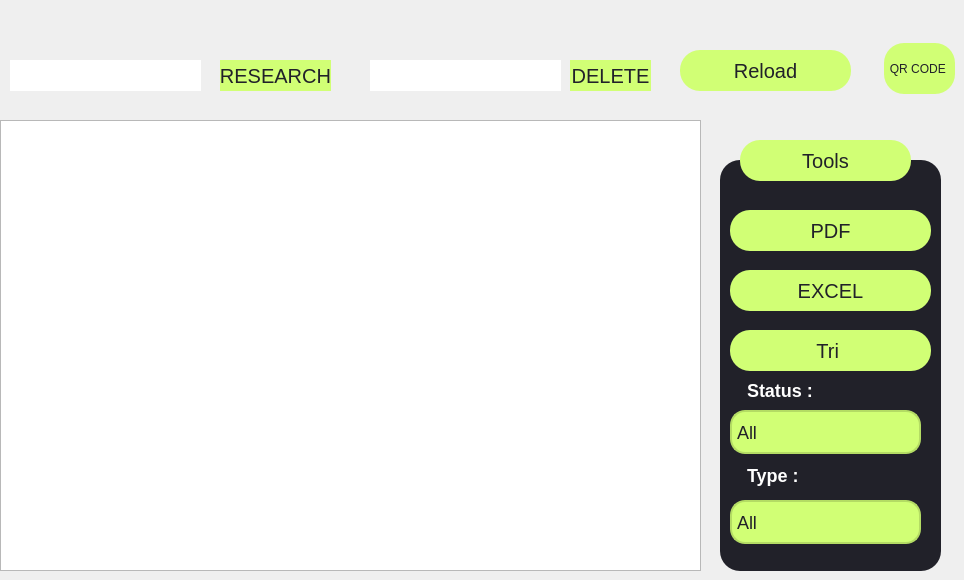
    <widget class="QWidget" name="viewemp">
     <widget class="QTableView" name="tableView">
      <property name="geometry">
       <rect>
        <x>0</x>
        <y>120</y>
        <width>701</width>
        <height>451</height>
       </rect>
      </property>
     </widget>
     <widget class="QLabel" name="label_3">
      <property name="geometry">
       <rect>
        <x>720</x>
        <y>160</y>
        <width>221</width>
        <height>411</height>
       </rect>
      </property>
      <property name="styleSheet">
       <string notr="true">background-color: rgb(33, 33, 41);
border-radius:20px;
</string>
      </property>
      <property name="text">
       <string/>
      </property>
     </widget>
     <widget class="QPushButton" name="pushButton_46">
      <property name="geometry">
       <rect>
        <x>740</x>
        <y>140</y>
        <width>171</width>
        <height>41</height>
       </rect>
      </property>
      <property name="toolTip">
       <string>&lt;html&gt;&lt;head/&gt;&lt;body&gt;&lt;p&gt;&lt;span style=&quot; color:#d1d938;&quot;&gt;employees&lt;/span&gt;&lt;/p&gt;&lt;/body&gt;&lt;/html&gt;</string>
      </property>
      <property name="styleSheet">
       <string notr="true">QPushButton{
color:rgb(33, 33, 41);
font-family: 'Sans-Serif';
 font-size: 20px;    
 background-color: rgb(209, 255, 117);;
border-radius:20px;
font-color:white;


}</string>
      </property>
      <property name="text">
       <string>Tools</string>
      </property>
     </widget>
     <widget class="QPushButton" name="pushButton_pdf">
      <property name="geometry">
       <rect>
        <x>730</x>
        <y>210</y>
        <width>201</width>
        <height>41</height>
       </rect>
      </property>
      <property name="toolTip">
       <string>&lt;html&gt;&lt;head/&gt;&lt;body&gt;&lt;p&gt;&lt;span style=&quot; color:#d1d938;&quot;&gt;employees&lt;/span&gt;&lt;/p&gt;&lt;/body&gt;&lt;/html&gt;</string>
      </property>
      <property name="styleSheet">
       <string notr="true">QPushButton{
color:rgb(33, 33, 41);
font-family: 'Sans-Serif';
 font-size: 20px;    
 background-color: rgb(209, 255, 117);;
border-radius:20px;
font-color:white;


}</string>
      </property>
      <property name="text">
       <string>PDF</string>
      </property>
     </widget>
     <widget class="QPushButton" name="pushButton_48">
      <property name="geometry">
       <rect>
        <x>730</x>
        <y>270</y>
        <width>201</width>
        <height>41</height>
       </rect>
      </property>
      <property name="toolTip">
       <string>&lt;html&gt;&lt;head/&gt;&lt;body&gt;&lt;p&gt;&lt;span style=&quot; color:#d1d938;&quot;&gt;employees&lt;/span&gt;&lt;/p&gt;&lt;/body&gt;&lt;/html&gt;</string>
      </property>
      <property name="styleSheet">
       <string notr="true">QPushButton{
color:rgb(33, 33, 41);
font-family: 'Sans-Serif';
 font-size: 20px;    
 background-color: rgb(209, 255, 117);;
border-radius:20px;
font-color:white;


}</string>
      </property>
      <property name="text">
       <string>EXCEL</string>
      </property>
     </widget>
     <widget class="QPushButton" name="pushButton_tri">
      <property name="geometry">
       <rect>
        <x>730</x>
        <y>330</y>
        <width>201</width>
        <height>41</height>
       </rect>
      </property>
      <property name="toolTip">
       <string>&lt;html&gt;&lt;head/&gt;&lt;body&gt;&lt;p&gt;&lt;span style=&quot; color:#d1d938;&quot;&gt;employees&lt;/span&gt;&lt;/p&gt;&lt;/body&gt;&lt;/html&gt;</string>
      </property>
      <property name="styleSheet">
       <string notr="true">QPushButton{
color:rgb(33, 33, 41);
font-family: 'Sans-Serif';
 font-size: 20px;    
 background-color: rgb(209, 255, 117);;
border-radius:20px;
font-color:white;


}</string>
      </property>
      <property name="text">
       <string>Tri </string>
      </property>
     </widget>
     <widget class="QLineEdit" name="lineEdit_Search">
      <property name="geometry">
       <rect>
        <x>10</x>
        <y>60</y>
        <width>191</width>
        <height>31</height>
       </rect>
      </property>
      <property name="styleSheet">
       <string notr="true">QLineEdit {
    color: blue;  /* Change la couleur du texte en bleu */
    font-family: 'Sans-Serif';
    font-size: 20px;
    background-color: white;  /* Couleur de fond blanche */
    border-radius: 20px;
}
</string>
      </property>
     </widget>
     <widget class="QLineEdit" name="matricul_a_supp">
      <property name="geometry">
       <rect>
        <x>370</x>
        <y>60</y>
        <width>191</width>
        <height>31</height>
       </rect>
      </property>
      <property name="styleSheet">
       <string notr="true">QLineEdit {
    color: blue;  /* Change la couleur du texte en bleu */
    font-family: 'Sans-Serif';
    font-size: 20px;
    background-color: white;  /* Couleur de fond blanche */
    border-radius: 20px;
}
</string>
      </property>
     </widget>
     <widget class="QPushButton" name="delete_vec">
      <property name="geometry">
       <rect>
        <x>570</x>
        <y>60</y>
        <width>81</width>
        <height>31</height>
       </rect>
      </property>
      <property name="toolTip">
       <string>&lt;html&gt;&lt;head/&gt;&lt;body&gt;&lt;p&gt;&lt;span style=&quot; color:#d1d938;&quot;&gt;employees&lt;/span&gt;&lt;/p&gt;&lt;/body&gt;&lt;/html&gt;</string>
      </property>
      <property name="styleSheet">
       <string notr="true">QPushButton{
color:rgb(33, 33, 41);
font-family: 'Sans-Serif';
 font-size: 20px;    
 background-color: rgb(209, 255, 117);;
border-radius:20px;
font-color:white;


}</string>
      </property>
      <property name="text">
       <string>DELETE</string>
      </property>
     </widget>
     <widget class="QPushButton" name="research">
      <property name="geometry">
       <rect>
        <x>220</x>
        <y>60</y>
        <width>111</width>
        <height>31</height>
       </rect>
      </property>
      <property name="toolTip">
       <string>&lt;html&gt;&lt;head/&gt;&lt;body&gt;&lt;p&gt;&lt;span style=&quot; color:#d1d938;&quot;&gt;employees&lt;/span&gt;&lt;/p&gt;&lt;/body&gt;&lt;/html&gt;</string>
      </property>
      <property name="styleSheet">
       <string notr="true">QPushButton{
color:rgb(33, 33, 41);
font-family: 'Sans-Serif';
 font-size: 20px;    
 background-color: rgb(209, 255, 117);;
border-radius:20px;
font-color:white;


}</string>
      </property>
      <property name="text">
       <string>RESEARCH</string>
      </property>
     </widget>
     <widget class="QPushButton" name="reloadbutton">
      <property name="geometry">
       <rect>
        <x>680</x>
        <y>50</y>
        <width>171</width>
        <height>41</height>
       </rect>
      </property>
      <property name="toolTip">
       <string>&lt;html&gt;&lt;head/&gt;&lt;body&gt;&lt;p&gt;&lt;span style=&quot; color:#d1d938;&quot;&gt;employees&lt;/span&gt;&lt;/p&gt;&lt;/body&gt;&lt;/html&gt;</string>
      </property>
      <property name="styleSheet">
       <string notr="true">QPushButton{
color:rgb(33, 33, 41);
font-family: 'Sans-Serif';
 font-size: 20px;    
 background-color: rgb(209, 255, 117);;
border-radius:20px;
font-color:white;


}</string>
      </property>
      <property name="text">
       <string>Reload</string>
      </property>
     </widget>
     <widget class="QComboBox" name="comboBox_tri">
      <property name="geometry">
       <rect>
        <x>730</x>
        <y>410</y>
        <width>191</width>
        <height>44</height>
       </rect>
      </property>
      <property name="styleSheet">
       <string notr="true">QComboBox {
    color: rgb(33, 33, 41); /* Text color */
    font-family: 'Sans-Serif';
    font-size: 18px;
    background-color: rgb(209, 255, 117); /* Matches the button background */
    border: 2px solid rgb(180, 220, 100); /* Slightly darker border for contrast */
    border-radius: 15px; /* Rounded corners */
    padding: 5px; /* Padding inside the combobox */
    min-height: 30px; /* Minimum height for consistency */
    padding-right: 30px; /* Space for the dropdown arrow */
}

QComboBox::drop-down {
    background-color: transparent; /* Transparent background for the dropdown */
    border: none; /* No border for the dropdown area */
    width: 30px; /* Space for the dropdown arrow */
}

QComboBox::down-arrow {
    image: url(:/icons/down-arrow.png); /* Replace with the path to your arrow icon */
    width: 15px; /* Width of the arrow icon */
    height: 15px; /* Height of the arrow icon */
    margin-right: 5px; /* Space between the arrow and the dropdown border */
}

QComboBox QAbstractItemView {
    background-color: rgb(255, 255, 240); /* Dropdown menu background */
    border: 1px solid rgb(180, 220, 100); /* Border for the dropdown menu */
    border-radius: 10px; /* Rounded corners for the dropdown */
    color: rgb(33, 33, 41); /* Text color in the dropdown */
    font-family: 'Sans-Serif';
    font-size: 16px;
}
</string>
      </property>
      <item>
       <property name="text">
        <string>All</string>
       </property>
      </item>
      <item>
       <property name="text">
        <string>en repos</string>
       </property>
      </item>
      <item>
       <property name="text">
        <string>en maintenance</string>
       </property>
      </item>
      <item>
       <property name="text">
        <string>repere</string>
       </property>
      </item>
     </widget>
     <widget class="QComboBox" name="comboBox_tri2">
      <property name="geometry">
       <rect>
        <x>730</x>
        <y>500</y>
        <width>191</width>
        <height>44</height>
       </rect>
      </property>
      <property name="styleSheet">
       <string notr="true">QComboBox {
    color: rgb(33, 33, 41); /* Text color */
    font-family: 'Sans-Serif';
    font-size: 18px;
    background-color: rgb(209, 255, 117); /* Matches the button background */
    border: 2px solid rgb(180, 220, 100); /* Slightly darker border for contrast */
    border-radius: 15px; /* Rounded corners */
    padding: 5px; /* Padding inside the combobox */
    min-height: 30px; /* Minimum height for consistency */
    padding-right: 30px; /* Space for the dropdown arrow */
}

QComboBox::drop-down {
    background-color: transparent; /* Transparent background for the dropdown */
    border: none; /* No border for the dropdown area */
    width: 30px; /* Space for the dropdown arrow */
}

QComboBox::down-arrow {
    image: url(:/icons/down-arrow.png); /* Replace with the path to your arrow icon */
    width: 15px; /* Width of the arrow icon */
    height: 15px; /* Height of the arrow icon */
    margin-right: 5px; /* Space between the arrow and the dropdown border */
}

QComboBox QAbstractItemView {
    background-color: rgb(255, 255, 240); /* Dropdown menu background */
    border: 1px solid rgb(180, 220, 100); /* Border for the dropdown menu */
    border-radius: 10px; /* Rounded corners for the dropdown */
    color: rgb(33, 33, 41); /* Text color in the dropdown */
    font-family: 'Sans-Serif';
    font-size: 16px;
}
</string>
      </property>
      <item>
       <property name="text">
        <string>All</string>
       </property>
      </item>
      <item>
       <property name="text">
        <string>Sedan</string>
       </property>
      </item>
      <item>
       <property name="text">
        <string>SUV</string>
       </property>
      </item>
      <item>
       <property name="text">
        <string>Hatchback</string>
       </property>
      </item>
      <item>
       <property name="text">
        <string>Pickup</string>
       </property>
      </item>
      <item>
       <property name="text">
        <string>Van</string>
       </property>
      </item>
      <item>
       <property name="text">
        <string>CUV</string>
       </property>
      </item>
      <item>
       <property name="text">
        <string>Mini Truck</string>
       </property>
      </item>
      <item>
       <property name="text">
        <string>Coupe</string>
       </property>
      </item>
     </widget>
     <widget class="QLabel" name="label">
      <property name="geometry">
       <rect>
        <x>740</x>
        <y>380</y>
        <width>81</width>
        <height>21</height>
       </rect>
      </property>
      <property name="styleSheet">
       <string notr="true">QLabel {
    color: white; /* Text color matching combobox */
    font-family: 'Sans-Serif'; /* Consistent font family */
    font-size: 18px; /* Font size slightly smaller than the combobox */
    font-weight: bold; /* Make the label text bold for emphasis */
    background-color: transparent; /* Transparent background */
    padding: 2px; /* Add slight padding */
    border: none; /* No border */
}
</string>
      </property>
      <property name="text">
       <string>Status :</string>
      </property>
     </widget>
     <widget class="QLabel" name="label_4">
      <property name="geometry">
       <rect>
        <x>740</x>
        <y>460</y>
        <width>71</width>
        <height>31</height>
       </rect>
      </property>
      <property name="styleSheet">
       <string notr="true">QLabel {
    color: white; /* Text color matching combobox */
    font-family: 'Sans-Serif'; /* Consistent font family */
    font-size: 18px; /* Font size slightly smaller than the combobox */
    font-weight: bold; /* Make the label text bold for emphasis */
    background-color: transparent; /* Transparent background */
    padding: 2px; /* Add slight padding */
    border: none; /* No border */
}
</string>
      </property>
      <property name="text">
       <string>Type : </string>
      </property>
     </widget>
     <widget class="QPushButton" name="pushButtonQR">
      <property name="geometry">
       <rect>
        <x>884</x>
        <y>43</y>
        <width>71</width>
        <height>51</height>
       </rect>
      </property>
      <property name="styleSheet">
       <string notr="true">QPushButton{
color:rgb(33, 33, 41);
font-family: 'Sans-Serif';
 font-size: 0px;    
 background-color: rgb(209, 255, 117);;
border-radius:20px;
font-color:white;


}</string>
      </property>
      <property name="text">
       <string>QR CODE </string>
      </property>
     </widget>
    </widget>
